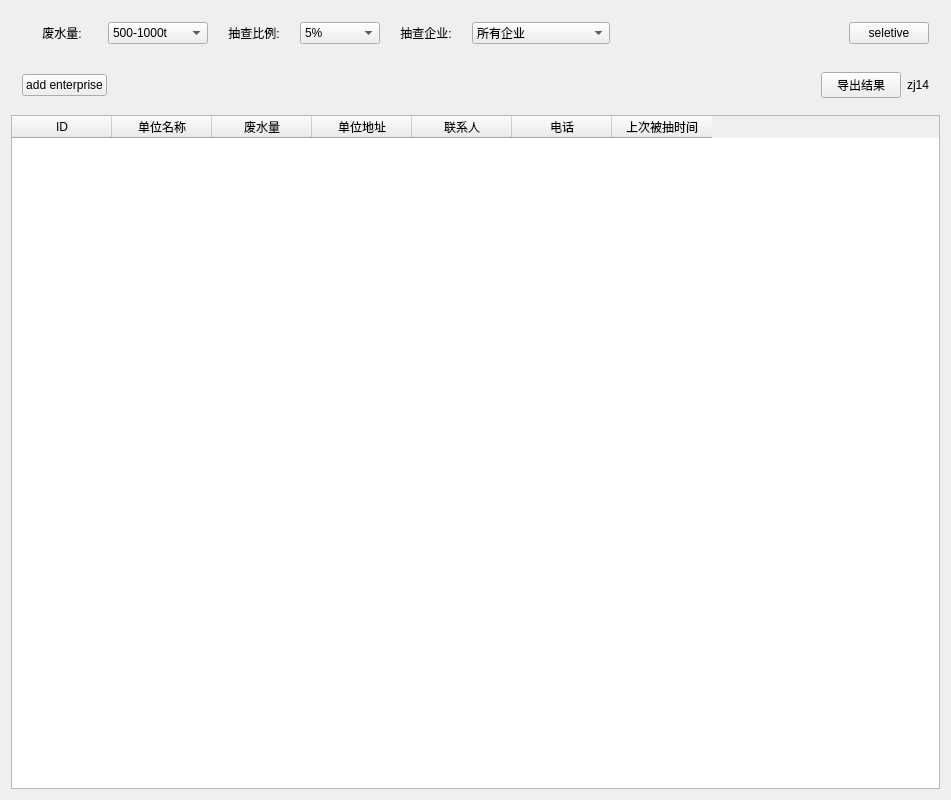
<?xml version="1.0" encoding="UTF-8"?>
<ui version="4.0">
 <class>MainWindow</class>
 <widget class="QMainWindow" name="MainWindow">
  <property name="geometry">
   <rect>
    <x>0</x>
    <y>0</y>
    <width>951</width>
    <height>800</height>
   </rect>
  </property>
  <property name="windowTitle">
   <string>企业抽查</string>
  </property>
  <widget class="QWidget" name="centralWidget">
   <layout class="QVBoxLayout" name="verticalLayout">
    <item>
     <widget class="QWidget" name="widget" native="true">
      <layout class="QHBoxLayout" name="horizontalLayout">
       <item>
        <widget class="QLabel" name="label_2">
         <property name="minimumSize">
          <size>
           <width>80</width>
           <height>0</height>
          </size>
         </property>
         <property name="text">
          <string>废水量:</string>
         </property>
         <property name="textFormat">
          <enum>Qt::AutoText</enum>
         </property>
         <property name="alignment">
          <set>Qt::AlignCenter</set>
         </property>
        </widget>
       </item>
       <item>
        <widget class="QComboBox" name="waterCombo">
         <property name="minimumSize">
          <size>
           <width>100</width>
           <height>0</height>
          </size>
         </property>
         <item>
          <property name="text">
           <string>500-1000t</string>
          </property>
         </item>
         <item>
          <property name="text">
           <string>1001-5000t</string>
          </property>
         </item>
         <item>
          <property name="text">
           <string>5001t</string>
          </property>
         </item>
        </widget>
       </item>
       <item>
        <widget class="QLabel" name="label_3">
         <property name="minimumSize">
          <size>
           <width>80</width>
           <height>0</height>
          </size>
         </property>
         <property name="text">
          <string>抽查比例:</string>
         </property>
         <property name="alignment">
          <set>Qt::AlignCenter</set>
         </property>
        </widget>
       </item>
       <item>
        <widget class="QComboBox" name="perCombo">
         <property name="minimumSize">
          <size>
           <width>80</width>
           <height>0</height>
          </size>
         </property>
         <item>
          <property name="text">
           <string>5%</string>
          </property>
         </item>
         <item>
          <property name="text">
           <string>10%</string>
          </property>
         </item>
         <item>
          <property name="text">
           <string>30%</string>
          </property>
         </item>
        </widget>
       </item>
       <item>
        <widget class="QLabel" name="label_4">
         <property name="minimumSize">
          <size>
           <width>80</width>
           <height>0</height>
          </size>
         </property>
         <property name="text">
          <string>抽查企业:</string>
         </property>
         <property name="alignment">
          <set>Qt::AlignCenter</set>
         </property>
        </widget>
       </item>
       <item>
        <widget class="QComboBox" name="enterpriseCombo">
         <property name="minimumSize">
          <size>
           <width>80</width>
           <height>0</height>
          </size>
         </property>
         <item>
          <property name="text">
           <string>所有企业</string>
          </property>
         </item>
         <item>
          <property name="text">
           <string>本年度未被抽查企业</string>
          </property>
         </item>
        </widget>
       </item>
       <item>
        <spacer name="horizontalSpacer_2">
         <property name="orientation">
          <enum>Qt::Horizontal</enum>
         </property>
         <property name="sizeHint" stdset="0">
          <size>
           <width>40</width>
           <height>20</height>
          </size>
         </property>
        </spacer>
       </item>
       <item>
        <widget class="QPushButton" name="seletiveButton">
         <property name="text">
          <string>seletive</string>
         </property>
        </widget>
       </item>
      </layout>
     </widget>
    </item>
    <item>
     <widget class="QWidget" name="widget_2" native="true">
      <layout class="QHBoxLayout" name="horizontalLayout_3">
       <item>
        <widget class="QPushButton" name="addEnterprise">
         <property name="text">
          <string>add enterprise</string>
         </property>
        </widget>
       </item>
       <item>
        <spacer name="horizontalSpacer">
         <property name="orientation">
          <enum>Qt::Horizontal</enum>
         </property>
         <property name="sizeHint" stdset="0">
          <size>
           <width>40</width>
           <height>20</height>
          </size>
         </property>
        </spacer>
       </item>
       <item>
        <widget class="QPushButton" name="saveAsButton">
         <property name="text">
          <string>导出结果</string>
         </property>
        </widget>
       </item>
       <item>
        <widget class="QLabel" name="label">
         <property name="text">
          <string>zj14</string>
         </property>
        </widget>
       </item>
      </layout>
     </widget>
    </item>
    <item>
     <widget class="QTableWidget" name="tableWidget">
      <property name="editTriggers">
       <set>QAbstractItemView::NoEditTriggers</set>
      </property>
      <property name="selectionBehavior">
       <enum>QAbstractItemView::SelectRows</enum>
      </property>
      <column>
       <property name="text">
        <string>ID</string>
       </property>
      </column>
      <column>
       <property name="text">
        <string>单位名称</string>
       </property>
      </column>
      <column>
       <property name="text">
        <string>废水量</string>
       </property>
      </column>
      <column>
       <property name="text">
        <string>单位地址</string>
       </property>
      </column>
      <column>
       <property name="text">
        <string>联系人</string>
       </property>
      </column>
      <column>
       <property name="text">
        <string>电话</string>
       </property>
      </column>
      <column>
       <property name="text">
        <string>上次被抽时间</string>
       </property>
      </column>
     </widget>
    </item>
   </layout>
  </widget>
 </widget>
 <layoutdefault spacing="6" margin="11"/>
 <resources/>
 <connections/>
</ui>
